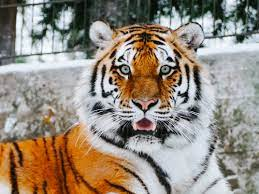
#> input picture download.jpg, 259 x 194 px
$ jupyter execute 'Python Sketck.ipynb'
#> lines starting #> are read from the running program, lines starting #| are printed output that depends on the picture
[cell 1]
import cv2
img=cv2.imread("download.jpg")
#> img is the input picture: shape (194, 259, 3); mean B, G, R 126.4, 138.8, 149.6
gray_img=cv2.cvtColor(img, cv2.COLOR_BGR2GRAY)
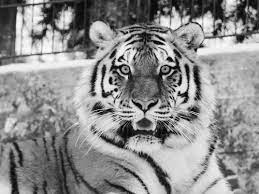
#> gray_img: shape (194, 259); min 0, max 254, mean 140.6
inverted_img = 255 - gray_img
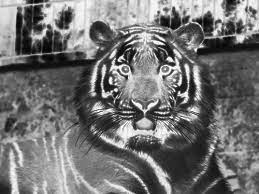
#> inverted_img: shape (194, 259); min 1, max 255, mean 114.4

blurred=cv2.GaussianBlur(inverted_img,(45,45),0)
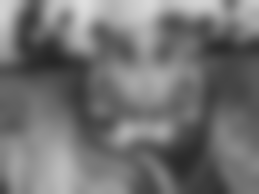
#> blurred: shape (194, 259); min 38, max 222, mean 114.4
inverted_blurred=255 - blurred
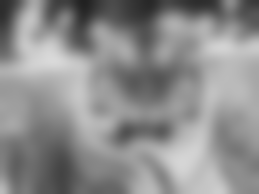
#> inverted_blurred: shape (194, 259); min 33, max 217, mean 140.6

pencil_sketch = cv2.divide(gray_img, inverted_blurred, scale=256.0)
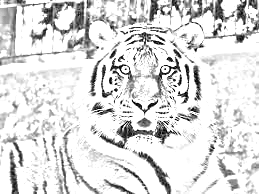
#> pencil_sketch: shape (194, 259); min 0, max 255, mean 220.1

cv2.imshow("Original Image", img)
cv2.imshow("Pencil Sketch Of Picture", pencil_sketch )
cv2.waitKey(0)
